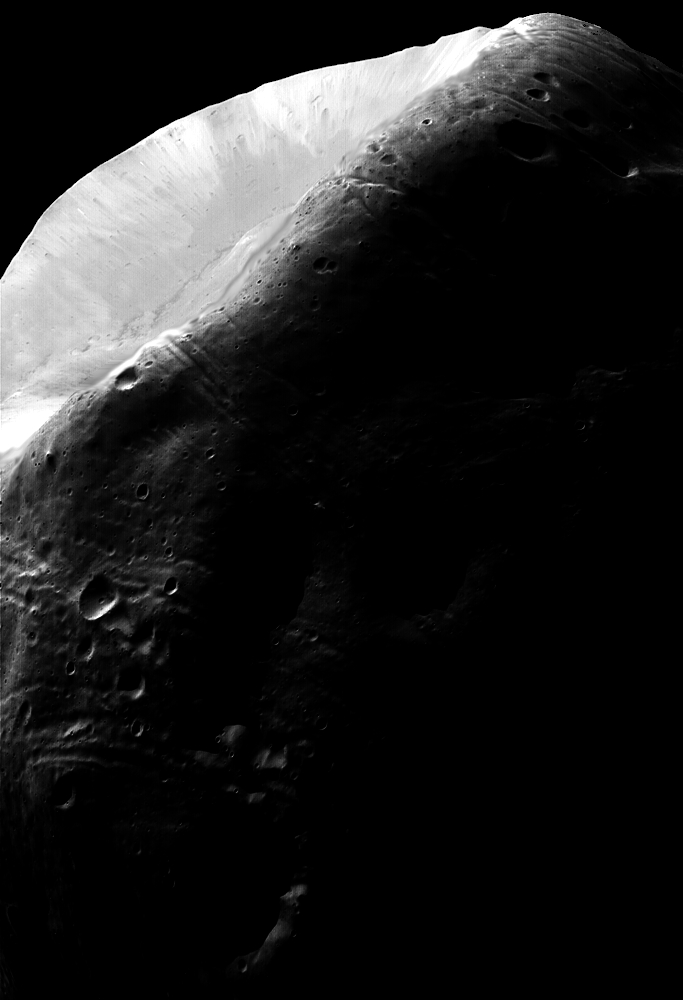
#> input picture lab3/Q3_2.tif, 683 x 1000 px, found by its file name
$ jupyter execute 'hist_match_12011923(1).ipynb'
#> lines starting #> are read from the running program, lines starting #| are printed output that depends on the picture
[cell 1]
import cv2
import numpy as np
import matplotlib.pyplot as plt
from PIL import Image


def hist_match_12011923(input_image,spec_hist):
    H,W=input_image.shape
    total=H*W*1

    output_image=np.zeros([H,W],dtype=np.uint8)
    input_hist=[]
    output_hist=[]

    #input_histogram
    for i in range(256):
        input_hist.append(np.sum(input_image==i)/(total))

    # calculate s
    r_s_h=0
    r_s=[]
    for i in range(0,256):
        ind=np.where(input_image==i)
        r_s_h+=len(input_image[ind])
        r_s.append(round(255/total*r_s_h))
    #calculate G(z)
    z_s_h=0
    z_s=[]
    for i in range(0,256):
        z_s_h+=spec_hist[i]
        z_s.append(round(255*z_s_h))

    #map r to z
    r_z=[]
    for i in range(256):
        s=r_s[i]
        flag=True
        for j in range(256):
            if z_s[j]==s:
                r_z.append(j)
                flag=False
                break
        if flag==True:
            minp=255
            jmin=0
            for j in range(256):
                b=abs(z_s[j]-s)
                if b<minp:
                    minp=b
                    jmin=j
            r_z.append(jmin)
    #output image
    for i in range(H):
        for j in range(W):
            output_image[i,j]=r_z[input_image[i][j]]

    #output_histtogram
    for i in range(256):
        output_hist.append(np.sum(output_image==i)/(total))

    return(output_image,input_hist,output_hist)

img=cv2.imread('Q3_2.tif',cv2.IMREAD_GRAYSCALE)
#> img is the input picture: shape (1000, 683); min 0, max 255, mean 31.7
cv2.imshow('Q3_2',img)
cv2.waitKey(0)
print(img.shape)
#| (1000, 683)

x=np.arange(256)

img2=cv2.imread('Q3_1_1.tif',cv2.IMREAD_GRAYSCALE)
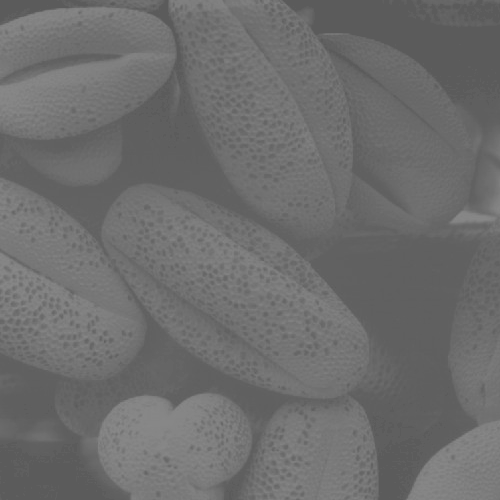
#> input picture lab3/Q3_1_1.tif, 500 x 500 px, found by its file name
#> img2 is the input picture: shape (500, 500); min 91, max 138, mean 109.1
r,c=img2.shape
#> r = 500; c = 500
spec_hist=[]
for i in range(256):
    spec_hist.append(np.sum(img2==i)/(r*c))
#> after the loop, spec_hist = 256 values, max 0.0763 at index 96, min 0 at index 0, mean 0.00391

(out,input_hist,output_hist)=hist_match_12011923(img,spec_hist)
#> in hist_match_12011923, `output_image=np.zeros([H,W],dtype=np.uint8)`: output_image: shape (1000, 683); every value is 0
#> after the loop in hist_match_12011923, `for i in range(256):`: input_hist = 256 values, max 0.618 at index 0, min 1.61e-05 at index 90, mean 0.00391
#> the loop in hist_match_12011923, `for i in range(0,256):` made 256 passes
#> (ind, r_s_h) on passes 1 to 3: (421847 positions, rows 0 to 999, columns 0 to 682, 421847), (23596 positions, rows 8 to 999, columns 0 to 682, 445443), (16917 positions, rows 52 to 999, columns 0 to 682, 462360)
#> after the loop in hist_match_12011923, `for i in range(0,256):`: r_s = 256 values from 157 to 255; r_s_h = 683000
#> after the loop in hist_match_12011923, `for i in range(0,256):`: z_s = 256 values from 0 to 255; z_s_h = 1
#> the loop in hist_match_12011923, `for i in range(256):` made 256 passes
#> s on passes 1 to 3: 157, 166, 173
#> after the loop in hist_match_12011923, `for i in range(256):`: r_z = 256 values from 113 to 135
#> after the loop in hist_match_12011923, `for i in range(H):`:
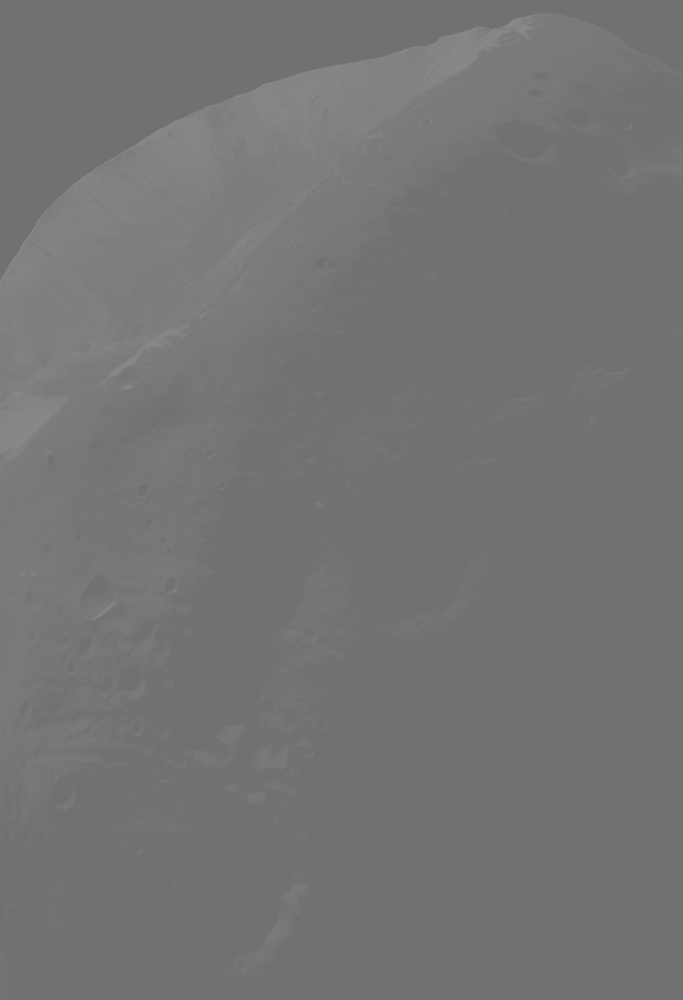
#> output_image: shape (1000, 683); min 113, max 135, mean 115.9
#> after the loop in hist_match_12011923, `for i in range(256):`: output_hist = 256 values, max 0.618 at index 113, min 0 at index 0, mean 0.00391
plt.imshow(out,cmap=plt.cm.gray)
plt.show()
savedimage1=Image.fromarray(out)
savedimage1.save('Q3_2_hist_match_12011923.tif')
savedimage1.save('Q3_2_hist_match_12011923.png')

print(out.shape)
#| (1000, 683)


# [4 lines of commented-out code are left out]
plt.bar(x,output_hist)
plt.title('histogram equalization of output image')
plt.close
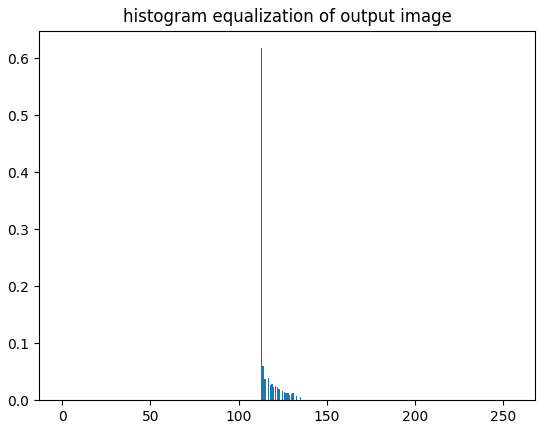
#> figure drawn by matplotlib, 1 panel; tallest bar 0.618 high, from x = 112.6 to 113.4
